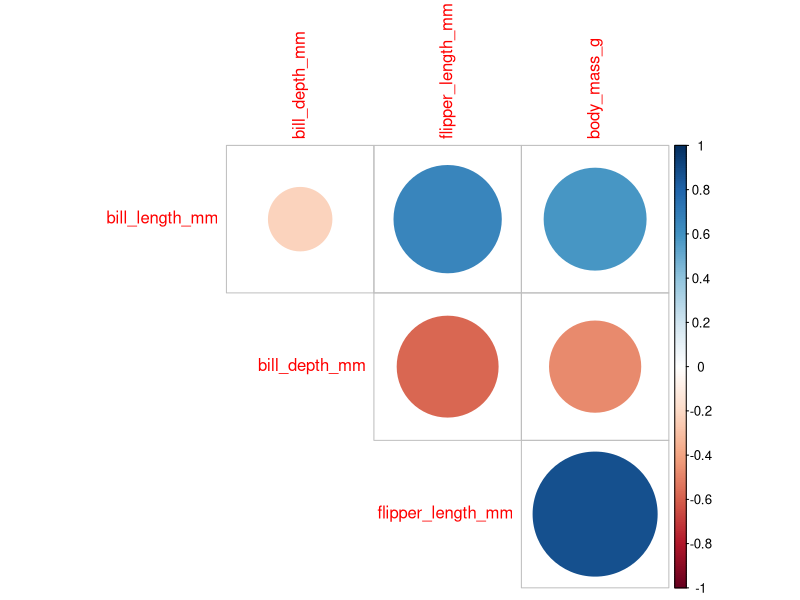
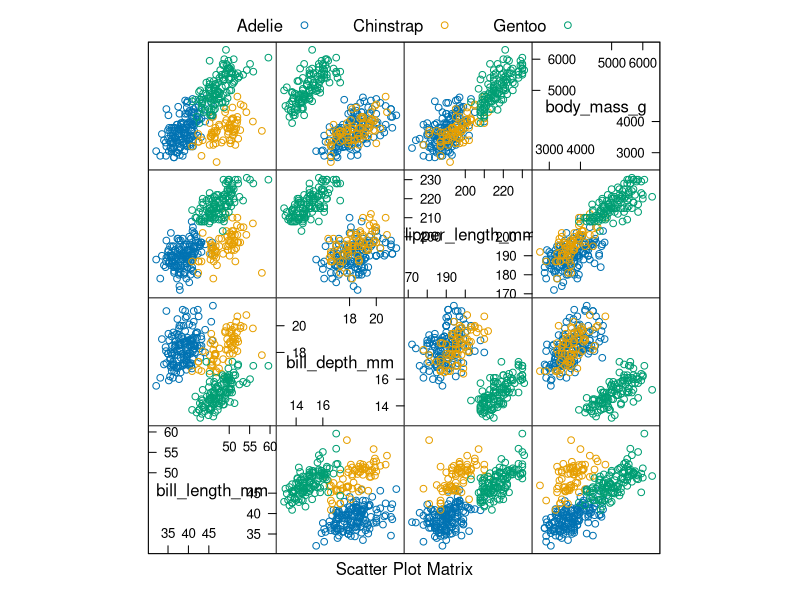

These charts were generated, in order, by the following R code:
## ---- chunk 1
knitr::opts_chunk$set(error=FALSE, warning=FALSE, message=FALSE)
set.seed(12)
## ---- chunk 2
library(dplyr)
library(palmerpenguins)
library(mice)
library(corrplot)
library(caret)
library(pROC)
## ---- chunk 3
penguins_df <-palmerpenguins::penguins
## ---- chunk 4
# remove year variable
penguins_df <- penguins_df %>%
  select(-year)
## ---- chunk 5
summary(penguins_df)
## ---- chunk 6
# remove records with null sex values
penguins_df <- penguins_df %>% filter(!is.na(sex))

# impute null values using MICE method
penguins_df <- complete(mice(data = penguins_df,
                         method = "pmm", print = FALSE), 3)
## ---- chunk 7
corr.d <- penguins_df %>% select_if(is.numeric) %>% cor()
corr.d[lower.tri(corr.d, diag = TRUE)] <- NA
corrplot(corr.d, type = "upper", diag = FALSE)

## ---- chunk 8

caret::featurePlot(x = penguins_df %>% select_if(is.numeric),
        y = penguins_df$species,
        plot = "pairs",
        auto.key = list(columns = 3))

## ---- chunk 9
penguins_df %>% 
  group_by(species, island) %>% 
  summarise(n_records = n())
## ---- chunk 10
# create species_binary classification response variable
penguins_df <- penguins_df %>%
  mutate(species_binary = ifelse(species == 'Adelie','Adelie','Other'))

penguins_df$species_binary <- factor(penguins_df$species_binary, levels = c("Other", "Adelie"))
## ---- chunk 11
which_train <- sample(x = c(TRUE, FALSE), size = nrow(penguins_df), replace = TRUE, prob = c(0.7, 0.3))
train_set <- penguins_df[which_train, ]
test_set <- penguins_df[!which_train, ]
## ---- chunk 12
log_model <- glm(species_binary ~ island + bill_depth_mm + flipper_length_mm, 
                 family = 'binomial', 
                 data = train_set)

summary(log_model)
## ---- chunk 13
log_preds <- predict(log_model, test_set, type = 'response')
class_prediction <- factor(ifelse(log_preds > 0.50, "Adelie", "Other"), 
                           levels = c("Other", "Adelie"))

log_auc <- auc(response = test_set$species_binary, predictor = log_preds)
log_cm <- confusionMatrix(data = class_prediction, reference =test_set$species_binary)
log_accuracy <- log_cm$overall['Accuracy']
log_tpr <- log_cm$byClass['Sensitivity']
log_fpr <- 1 - log_tpr
log_tnr <- log_cm$byClass['Specificity']
log_fnr <- 1 - log_tnr

## ---- chunk 14
require(nnet)
train_set$species <- relevel(train_set$species, ref = "Adelie")
test_set$species <- relevel(test_set$species, ref = "Adelie")

multinom_model <- multinom(species ~ ., data = train_set %>% select(-species_binary))
summary(multinom_model)
## ---- chunk 15
exp(coef(multinom_model))
## ---- chunk 16
multinom_preds <- predict(multinom_model, test_set, type = "class")
multinom_cm <- table(test_set$species, multinom_preds)
# Calculating accuracy - sum of diagonal elements divided by total obs
round((sum(diag(multinom_cm))/sum(multinom_cm))*100,2)

